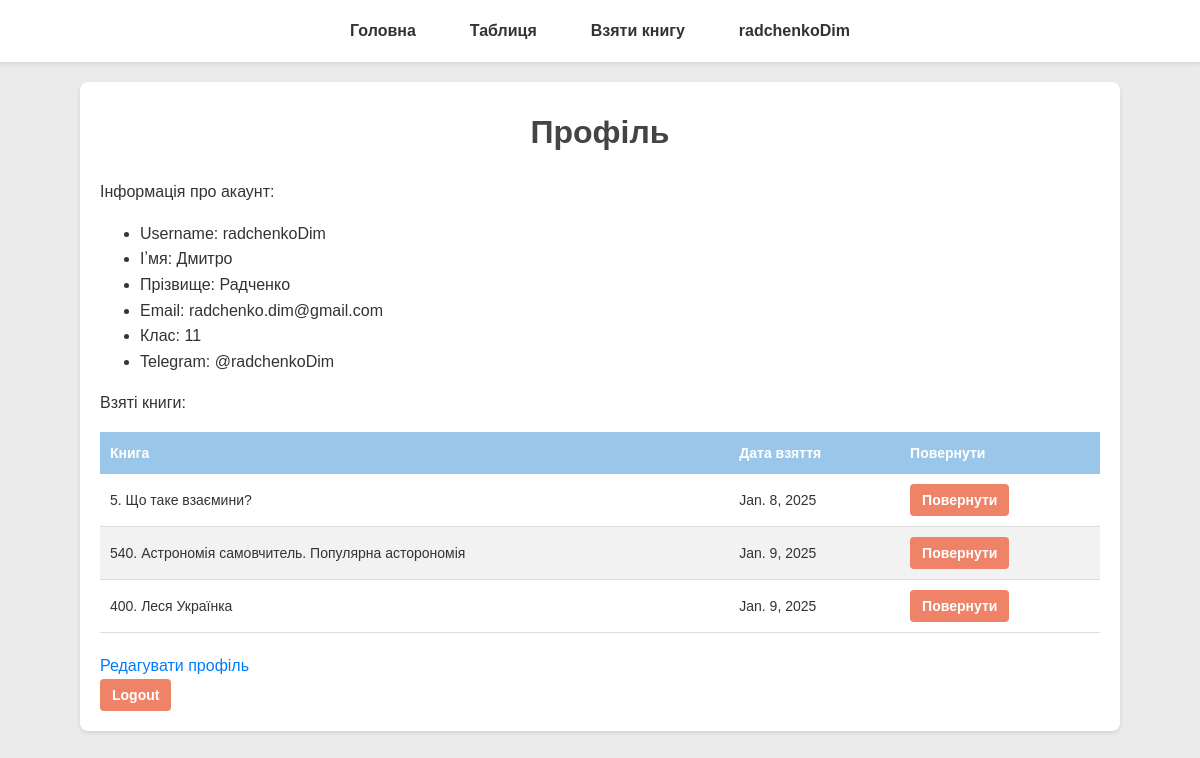
/users/profile/ (signed in), run on an earlier commit of the app's database.
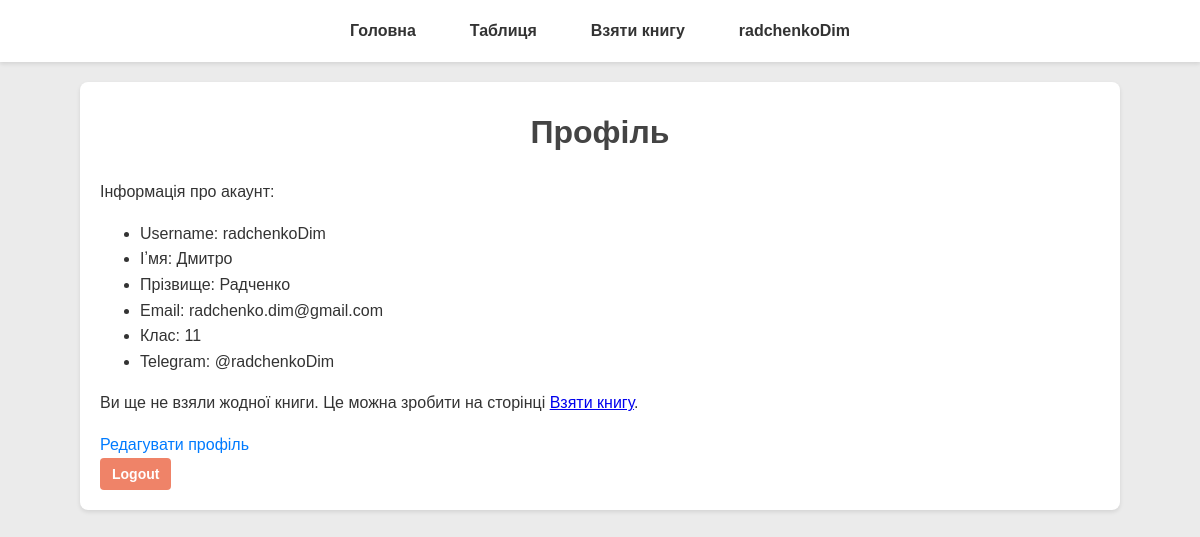
And on a later commit of the database.
### take_book/models.py (models this page shows, shortened)
class TakingBook(models.Model):
    user = models.ForeignKey("users.User", on_delete=models.CASCADE)
    book = models.ForeignKey("books.Book", on_delete=models.CASCADE)
    take_date = models.DateField(auto_now_add=True)
    return_date = models.DateField(null=True, blank=True)

### books/models.py (models this page shows)
class Book(models.Model):
    num = models.IntegerField()
    title = models.CharField(max_length=64, default="No data")
    author = models.CharField(max_length=64, default="No data")
    category = models.ForeignKey(
        Category,
        null=True,
        on_delete=models.SET_NULL,
        related_name="books",
        default="No data")
    subcategory = models.ForeignKey(
        Subcategory,
        null=True,
        on_delete=models.SET_NULL,
        related_name="books",
        default="-")
    year = models.CharField(max_length=20, default="No data")
    tom = models.CharField(max_length=5, default="No data")
    publisher = models.CharField(max_length=64, default="No data")
    notes = models.CharField(max_length=64, default="No notes")
    def __str__(self):
        return f"{self.num}. {self.title}"

### users/views.py (the view)
# urls.py: path('profile/', views.profile, name='profile'),
@login_required
def profile(request):
    taking_books = TakingBook.objects.filter(user=request.user, return_date__isnull=True).order_by('take_date')
    return render(request, "users/profile.html", {"taking_books": taking_books})

### users/templates/users/profile.html (shortened to what this page needs)
{% extends "books/layout.html" %}
{% block body %}
    <h1>Профіль</h1>
    <p>Інформація про акаунт: </p>
    <ul>
    <li>Username: {{ user.username }}</li>
    <li>Іʼмя: {{ user.first_name }}</li>
    <li>Прізвище: {{ user.last_name }}</li>
    <li>Email: {{ user.email }}</li>
    <li>Клас: {{ user.role }}</li>
    <li>Telegram: {{ user.telegram_tag }}</li>
    </ul>
    {% if taking_books %}
    <p>Взяті книги:</p>
    <form action="{% url 'take_book:return_book' %}" method="post">
    <table class="profile-table">
        <thead>
            <tr>
                <th>Книга</th>
                <th>Дата взяття</th>
                <th>Повернути</th>
            </tr>
        </thead>
    {% for book in taking_books %}
        <tr>
            <td>{{ book.book }}</td>
            <td>{{ book.take_date }}</td>
            <td><button class="orange" type="submit" name="book_num" value="{{ book.book.num }}">Повернути</button></td>
        </tr>
    {% endfor %}
    </table>
    </form>
    {% else %}
    <p>Ви ще не взяли жодної книги. Це можна зробити на сторінці <a href="{% url 'take_book:take_book' %}">Взяти книгу</a>.</p>
    {% endif %}
    <a class="text-link" href="{% url 'users:edit_profile' %}">Редагувати профіль</a> <br>
    <form action="{% url 'users:logout' %}" method="post">
        <button class="orange" tylie="submit">Logout</button>
    </form>
{% endblock %}

What changed in the data, as far as the page shows it:
no longer on this page (row edited): TakingBook: book "5. Що таке взаємини?", take_date "Jan. 8, 2025"
no longer on this page (row edited): TakingBook: book "540. Астрономія самовчитель. Популярна асторономія", take_date "Jan. 9, 2025"
no longer on this page (row edited): TakingBook: book "400. Леся Українка", take_date "Jan. 9, 2025"
Also different on the page:
text no longer shown: "Взяті книги: Книга Дата взяття Повернути"
text now shown: "Ви ще не взяли жодної книги. Це можна зробити на сторінці Взяти книгу ."
